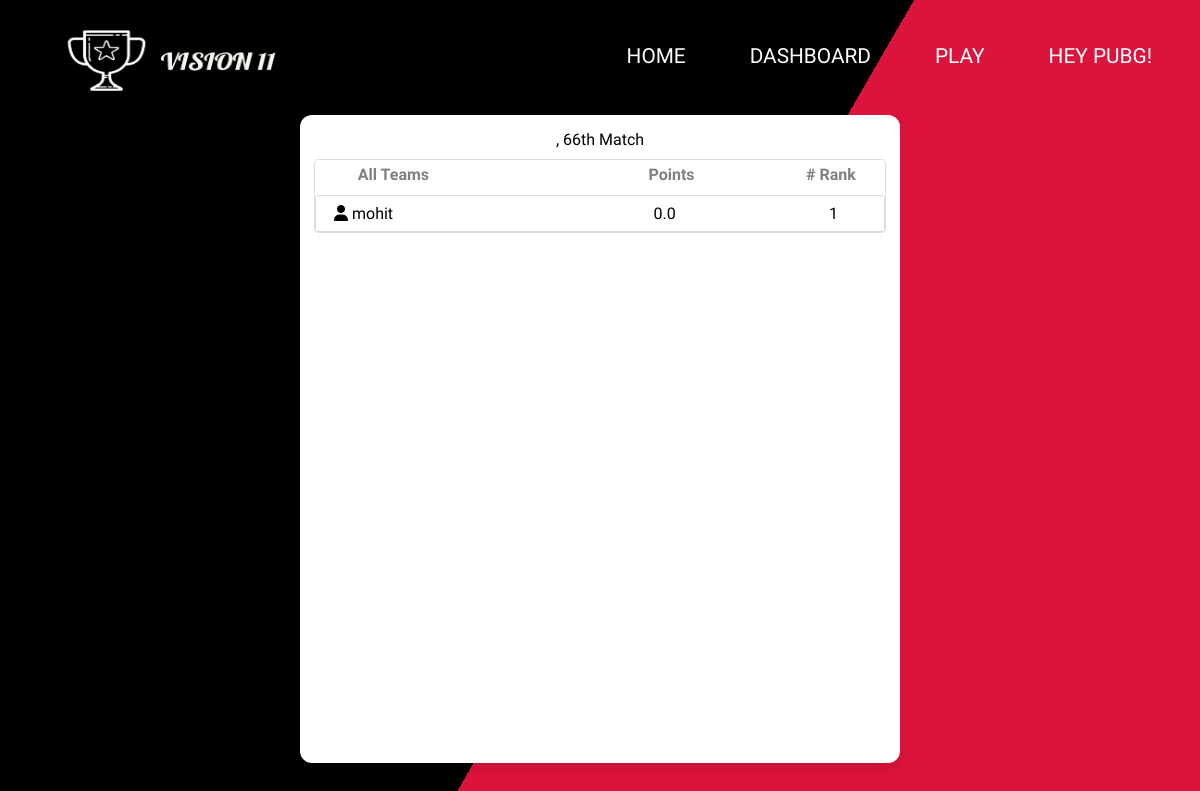
The page /contestdetails/contest=1 (signed in) on the database as committed earlier.
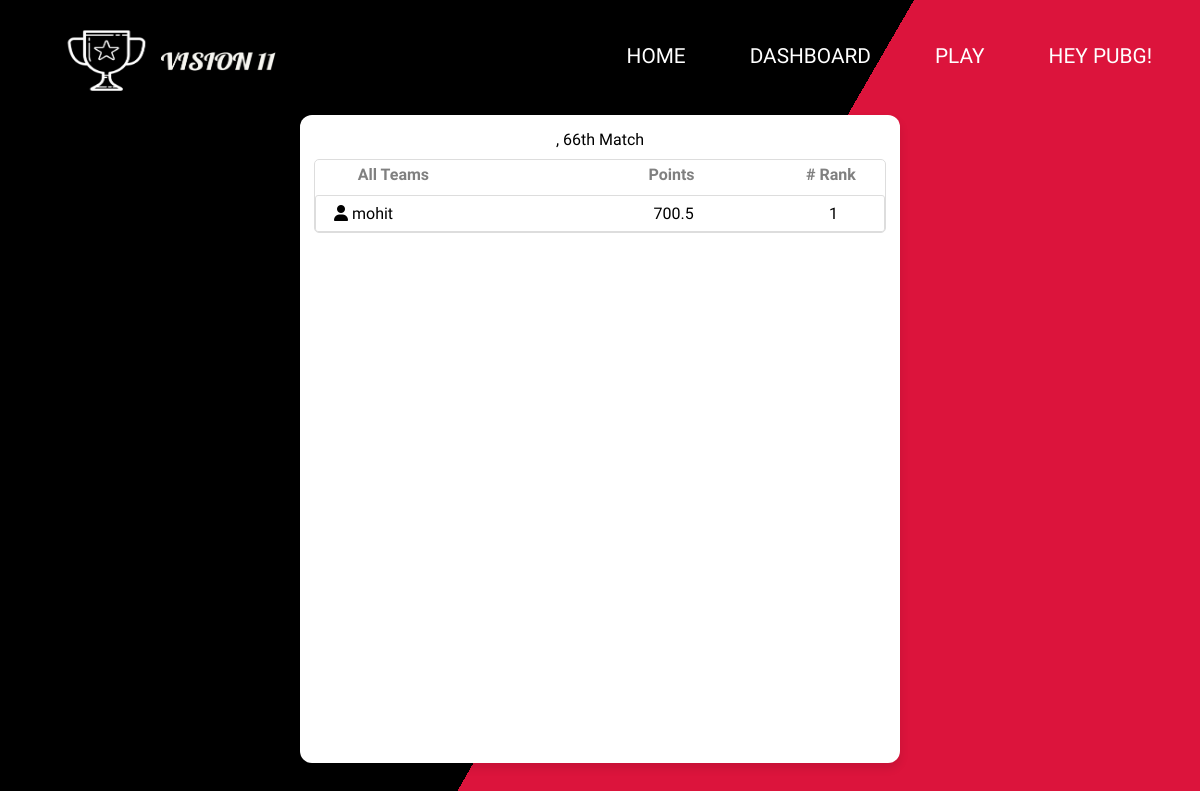
The same page on the database as committed later.
### mainAPP/models.py (models this page shows)
class UserTeam(models.Model):
    match_id = models.ForeignKey(
        Match,
        on_delete=models.Case
    )
    user = models.ForeignKey(
        User1,
        on_delete=models.CASCADE
    )
    players = models.ManyToManyField(
        Player
    )
    captain = models.ForeignKey(
        Player,
        on_delete=models.Case,
        related_name="captain"
    )
    vice_captain = models.ForeignKey(
        Player,
        on_delete=models.Case,
        related_name="vice_captain"
    )
    total_team_points = models.FloatField(
        default=0
    )

### usermanagerAPP/models.py (models this page shows, shortened)
class User1(AbstractUser):
    first_name = models.CharField(
        max_length=20
    )
    last_name = models.CharField(
        max_length=20
    )
    username = models.CharField(
        max_length=20,
        unique=True
    )
    age = models.IntegerField(
        null=True,
        blank=True
    )
    email = models.EmailField(
        max_length=50
    )
    vision_credits = models.FloatField(
        default=0
    )
    currency_type = models.CharField(
        choices=Currency_Choices,
        default=Choices.VISION_CANDIES,
        max_length=50
    )
    gender_type = models.CharField(
        choices=Gender_Choices,
        null=True,
        max_length=10
    )
    country = models.CharField(
        max_length=50
    )
    adult = models.BooleanField(
        'Adult_status',
        default=False
    )
    staff = models.BooleanField(
        'Staff_status',
        default=False
    )
    superuser = models.BooleanField(
        'super_user_status',
        default=False
    )
    aadhar_image = models.FileField(
        upload_to='others',
        null=True,
        blank=True
    )
    contests_won = models.IntegerField(
        default=0
    )
    objects = UserManager()

### mainAPP/views.py (the view)
# urls.py: path('contestdetails/contest=<int:cid>',views.RenderContestDetails),
@login_required(login_url='/accounts/login')
def RenderContestDetails(request,cid):
    try:
        return vision11_render().render_contestdetails(request,cid)
    except:
        return redirect('/userjoinedcontest')

### mainAPP/repository.py (called while the page is built)
    def render_contestdetails(self,request,cid):
        contest_teams = []
        contest = Contest.objects.get(id = cid)
        match_name = contest.match_id.title
        for i in contest.teams.all().order_by('-total_team_points'):
            contest_teams.append(i)
        return render(request,'contestdetails.html',{'teams':contest_teams,'name':match_name})

### templates/contestdetails.html (shortened to what this page needs)
{% load static %}
<!DOCTYPE html>
<html lang="en">
<head>
    <link rel="stylesheet" href="{% static 'css/contestdetails.css' %}">
    <link rel="stylesheet" href="https://stackpath.bootstrapcdn.com/font-awesome/4.7.0/css/font-awesome.min.css">
    <link rel="stylesheet" href="{% static 'css/navbar.css' %}">
</head>
<body>
    {% include 'navbar.html' %}
    <div class="multicolorbg">
        <div class="box" id="box">
            <div class="mathc_name">
                <span>{{ name }}</span>
            </div>
            <div class="contest_teams">
            <div class="contest_head">
                <div style="width: 56%;padding-left: 5%; color: gray; font-weight: bold;">All Teams</div>
                <div style="width: 25%; color: gray; font-weight: bold;">Points</div>
                <div style="width: 14%;text-align: center; color: gray; font-weight: bold;"># Rank</div>
            </div>
            {% for team in teams %}
            <div class="teams">
                <div class="userinfo">
                    <i class="fa fa-user" aria-hidden="true"></i>
                    <a target="_blank" href="/userteam/match={{ team.match_id.id }}/team={{ team.id }}">
                    {{ team.user.username }}
                </a>
                </div>
                <div class="points">
                    {{ team.total_team_points }}
                </div>
                <div class="rank">
                    {{ forloop.counter }}
                </div>
            </div>
             {% endfor %}
        </div>
        </div>
    </div>
</body>
</html>

Rows that differ between the two databases and show on the page:
changed UserTeam "mohit": total_team_points "0.0" → "700.5"
